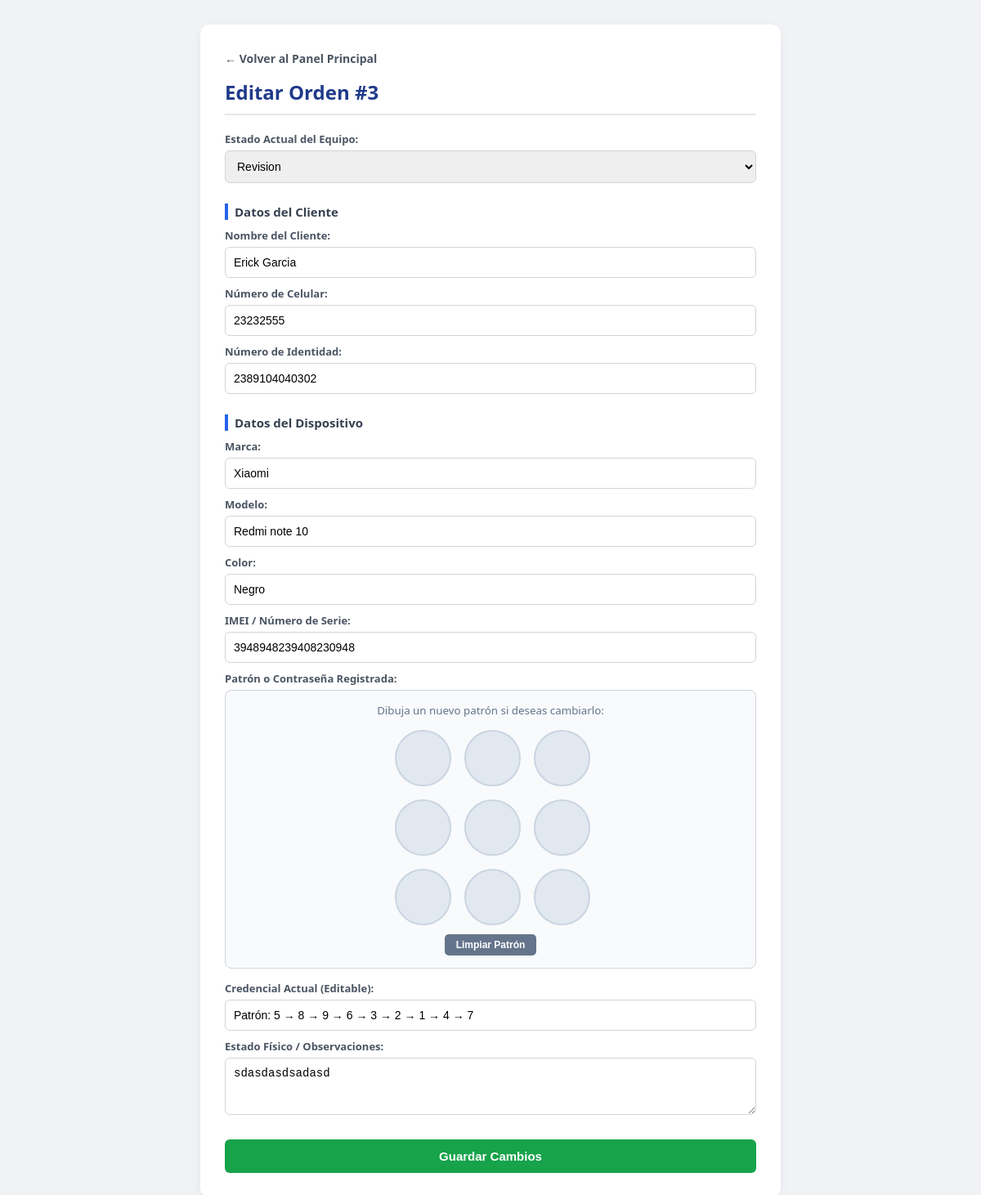
The app's page /editar/3 with its own data.
### database.py (models this page shows)
class OrdenDB(Base):
  __tablename__ = "ordenes"
  id = Column(Integer, primary_key=True, index=True, autoincrement=True)
  cliente_nombre = Column(String, index=True)
  cliente_celular = Column(String)
  cliente_identidad = Column(String)
  marca = Column(String)
  modelo = Column(String)
  color = Column(String)
  imei = Column(String)
  credenciales = Column(String)
  observaciones = Column(String)
  estado = Column(String, default="Revision")
  fecha = Column(String)

### main.py (the view)
@app.get("/editar/{orden_id}", response_class=HTMLResponse)
def form_editar(orden_id: int, request: Request, db: Session = Depends(get_db)):
    orden = db.query(OrdenDB).filter(OrdenDB.id == orden_id).first()
    if not orden:
        return "Orden no encontrada"
    return templates.TemplateResponse(request, "editar.html", {"orden": orden})

### templates/editar.html (shortened to what this page needs)
<!DOCTYPE html>
<html lang="es">
<head>
</head>
<body>
    <div class="container">
        <a href="/" class="back-link">← Volver al Panel Principal</a>
        <h2>Editar Orden #{{ orden.id }}</h2>
        <form action="/actualizar-orden/{{ orden.id }}" method="post">
            <label>Estado Actual del Equipo:</label>
            <select name="estado">
                <option value="Revision" {% if orden.estado == 'Revision' %}selected{% endif %}>Revision</option>
            </select>
            <h3>Datos del Cliente</h3>
            <label>Nombre del Cliente:</label>
            <input type="text" name="nombre" value="{{ orden.cliente_nombre }}" required>
            <label>Número de Celular:</label>
            <input type="text" name="celular" value="{{ orden.cliente_celular }}" required>
            <label>Número de Identidad:</label>
            <input type="text" name="identidad" value="{{ orden.cliente_identidad }}" required>
            <h3>Datos del Dispositivo</h3>
            <label>Marca:</label>
            <input type="text" name="marca" value="{{ orden.marca }}" required>
            <label>Modelo:</label>
            <input type="text" name="modelo" value="{{ orden.modelo }}" required>
            <label>Color:</label>
            <input type="text" name="color" value="{{ orden.color }}" required>
            <label>IMEI / Número de Serie:</label>
            <input type="text" name="imei" value="{{ orden.imei }}" required>
            <label>Patrón o Contraseña Registrada:</label>
            <div class="pattern-box">
                <small style="color: #64748b; margin-bottom: 5px;">Dibuja un nuevo patrón si deseas cambiarlo:</small>
                <div class="pattern-grid" id="patternGrid">
                    <div class="pattern-dot" data-id="1"></div>
                    <div class="pattern-dot" data-id="2"></div>
                    <div class="pattern-dot" data-id="3"></div>
                    <div class="pattern-dot" data-id="4"></div>
                    <div class="pattern-dot" data-id="5"></div>
                    <div class="pattern-dot" data-id="6"></div>
                    <div class="pattern-dot" data-id="7"></div>
                    <div class="pattern-dot" data-id="8"></div>
                    <div class="pattern-dot" data-id="9"></div>
                </div>
                <button type="button" class="btn-limpiar" id="btnClearPattern">Limpiar Patrón</button>
            </div>
            <label style="margin-top: 15px;">Credencial Actual (Editable):</label>
            <input type="text" id="credenciales" name="credenciales" value="{{ orden.credenciales }}" required>
            <label>Estado Físico / Observaciones:</label>
            <textarea name="observaciones" rows="3">{{ orden.observaciones }}</textarea>
            <button type="submit">Guardar Cambios</button>
        </form>
    </div>
</body>
</html>

### templates/editar.html (style rules this page uses)
body { font-family: 'Segoe UI', Tahoma, Geneva, Verdana, sans-serif; background: #f0f2f5; margin: 0; padding: 30px; }
.container { max-width: 650px; margin: auto; background: white; padding: 30px; border-radius: 12px; box-shadow: 0 4px 12px rgba(0,0,0,0.05); }
h2 { color: #1e3a8a; margin-top: 0; border-bottom: 2px solid #e5e7eb; padding-bottom: 10px; }
h3 { color: #374151; font-size: 15px; margin-top: 25px; margin-bottom: 10px; border-left: 4px solid #2563eb; padding-left: 8px; }
label { font-weight: 600; color: #4b5563; font-size: 13px; display: block; margin-top: 10px; }
input[type="text"], select, textarea { width: 100%; padding: 10px; margin-top: 5px; border: 1px solid #d1d5db; border-radius: 6px; box-sizing: border-box; font-size: 14px; }
.pattern-box { background: #f8fafc; border: 1px solid #d1d5db; border-radius: 8px; padding: 15px; margin-top: 5px; display: flex; flex-direction: column; align-items: center; user-select: none; }
.pattern-grid { display: grid; grid-template-columns: repeat(3, 65px); grid-template-rows: repeat(3, 65px); gap: 20px; position: relative; margin: 10px 0; touch-action: none; }
.pattern-dot { width: 65px; height: 65px; border-radius: 50%; background: #e2e8f0; border: 2px solid #cbd5e1; display: flex; align-items: center; justify-content: center; cursor: pointer; position: relative; z-index: 2; transition: transform 0.1s; }
.btn-limpiar { background: #64748b; color: white; border: none; padding: 6px 14px; border-radius: 5px; font-size: 12px; cursor: pointer; font-weight: 600; margin-top: 5px; }
button[type="submit"] { background: #16a34a; color: white; padding: 12px 20px; border: none; border-radius: 6px; cursor: pointer; font-size: 15px; font-weight: 600; width: 100%; margin-top: 25px; transition: background 0.2s; }
.back-link { display: inline-block; margin-bottom: 15px; color: #4b5563; text-decoration: none; font-size: 14px; font-weight: 600; }

### records on screen
OrdenDB: id "3", estado "Revision", nombre "Erick Garcia", celular "23232555", identidad "2389104040302", marca "Xiaomi", modelo "Redmi note 10", color "Negro", imei "3948948239408230948", credenciales "Patrón: 5 → 8 → 9 → 6 → 3 → 2 → 1 → 4 → 7", observaciones "sdasdasdsadasd"
